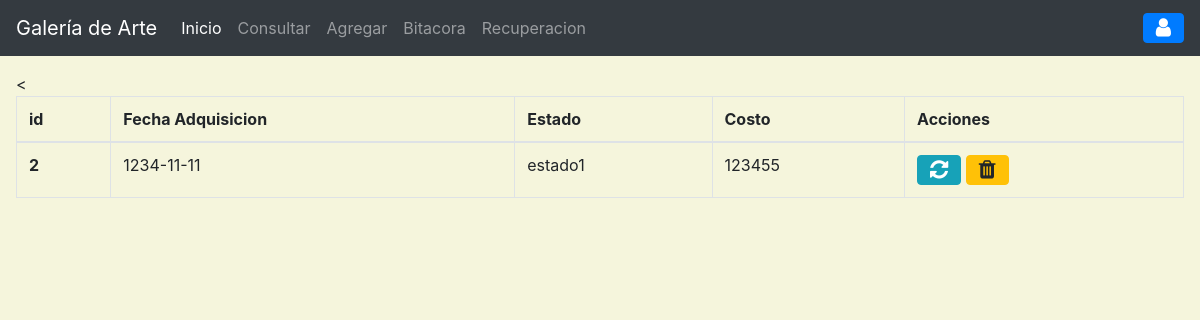
Before: /?c=colpermanente with the older database file.
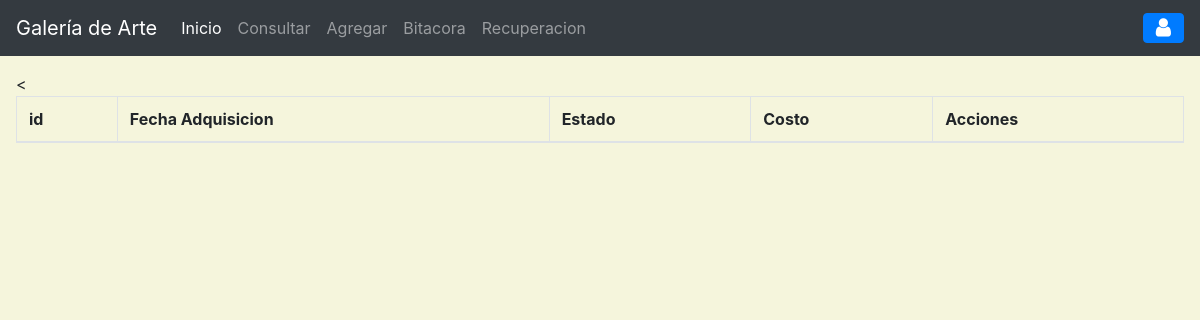
After: the same page with the newer database file.
### tables this page shows
CREATE TABLE `colpermanente` (
  `idobj` int(11) NOT NULL,
  `fechAdq` date DEFAULT NULL,
  `estado` varchar(35) DEFAULT NULL,
  `costo` double DEFAULT NULL,
  KEY `fk_colP_obj` (`idobj`),
  CONSTRAINT `fk_colP_obj` FOREIGN KEY (`idobj`) REFERENCES `objetoarte` (`idobj`) ON DELETE CASCADE ON UPDATE CASCADE
);

### controller/colpermanente.controlador.php (called while the page is built, shortened)
<?php
require_once('model/colpermanente.php');
class ColpermanenteControlador
{
    public function __CONSTRUCT(){
        $this->modelo = new Colpermanente();
    }
    public function Inicio(){
        require_once "View/header.php";
        require_once "View/colpermanente/index.php";
        require_once "View/footer.php";
    }
}
?>

### model/conexion.php (called while the page is built, shortened)
<?php
class BaseDeDatos
{
    public static function Conectar(){
        try {
            $conexion = new PDO("mysql:host=".self::servidor.";dbname="
            .self::basedatos.";charset=utf8",self::usuario,self::password);
            $conexion->setAttribute(PDO::ATTR_ERRMODE,PDO::ERRMODE_EXCEPTION);
            return $conexion;
        } catch (PDOException $e) {
            return "Fallo la conexion a la base de datos".$e->getMessage();
        }
    }
}
?>

### model/colpermanente.php (called while the page is built, shortened)
<?php
class Colpermanente
{
    private $pdo;
    public function __CONSTRUCT(){
        $this->pdo = BaseDeDatos::Conectar();
    }
    public function getColpermanente(){
        try {
            $sql = "SELECT * FROM colpermanente";
            $consulta = $this->pdo->prepare($sql);
            $consulta->execute();
            return $consulta->fetchAll(PDO::FETCH_OBJ);
        } catch (Exception $e) {
            die($e->getMessage());
        }
    }
}
?>

### view/colpermanente/index.php (the view, shortened to what this page needs)
<main class="app-content m-3">
      <div class="row">
        <div class="col-md-12">
          <div class="tile">
            <div class="tile-body">
              <table class="table table-hover table-bordered" id="sampleTable">
                <thead>
                  <tr>
                    <th scope="col">id</th>
                    <th scope="col">Fecha Adquisicion</th>
                    <th scope="col">Estado</th>
                    <th scope="col">Costo</th>
                    <th>Acciones</th>
                  </tr>
                  <tbody>
                    <<?php foreach($this->modelo->getColpermanente() as $Colp): ?>
                    <tr>
                        <th scope="row"><?= $Colp->idobj?></th>
                        <td><?= $Colp->fechAdq?></td>
                        <td><?= $Colp->estado?></td>
                        <td><?= $Colp->costo?></td>
                        <td>
                          <a href="?c=objetoArte&a=FormAgregar&id=<?=$Colp->idobj?>" class="btn btn-info btn-flat">
                            <i class="fa fa-lg fa-refresh"></i>
                          </a>
                          <a  class="btn btn-warning btn-flat"
                              data-toggle="modal"
                              data-target="#exampleModal"
                              data-id="<?=$Colp->idobj?>">
                            <i class="fa fa-lg fa-trash"></i>
                          </a>
                        </td>
                    </tr>
                    <?php endforeach; ?>
                  </tbody>
                </thead>
              </table>
            </div>
          </div>
        </div>
      </div>
    </main>

Changed rows visible on the page:
removed colpermanente: idobj "2", fechAdq "1234-11-11", estado "estado1", costo "123455"
